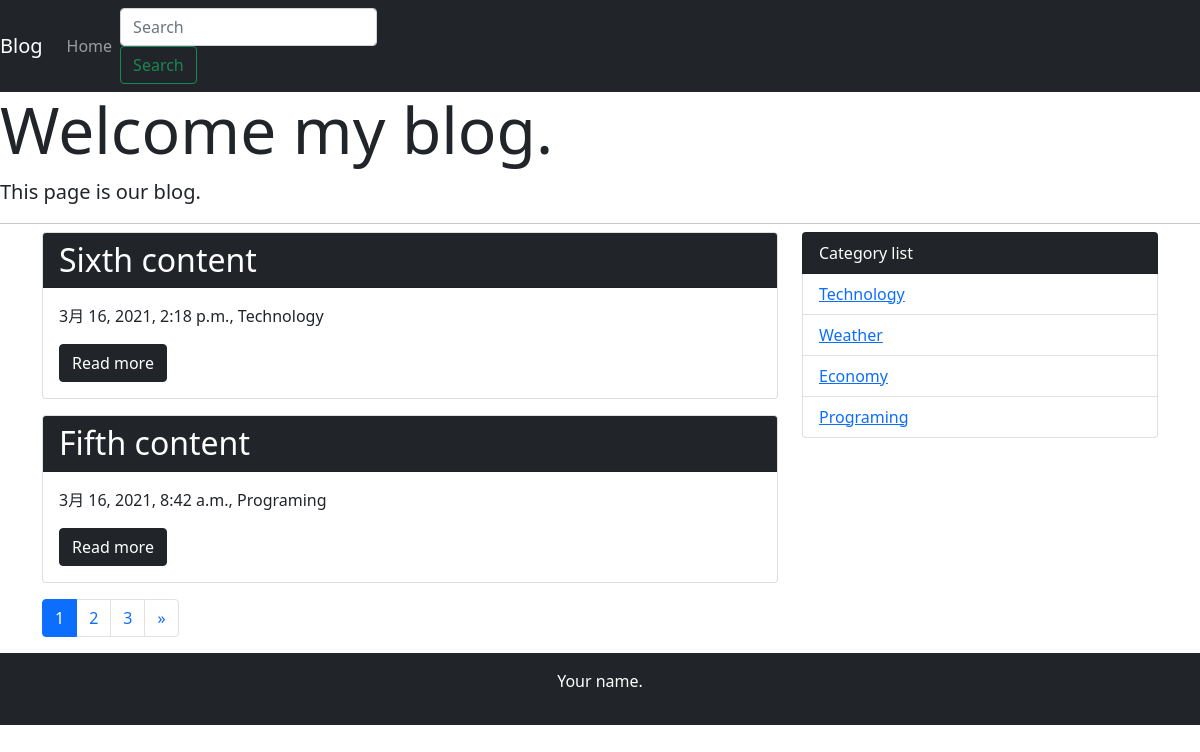
The page / on the database its author committed.
### blog/models.py (models this page shows, shortened)
class Post(models.Model):
    title = models.CharField('title', max_length=255)
    text = models.TextField('content')
    created_at = models.DateTimeField('created_date', default=timezone.now)
    category = models.ForeignKey(Category, verbose_name='category', on_delete=models.PROTECT)

class Category(models.Model):
    name = models.CharField('category_name', max_length=255)
    created_at = models.DateTimeField('created_date', default=timezone.now)
    def __str__(self):
        return self.name

### blog/views.py (the view)
# urls.py: path('', views.IndexView.as_view(), name='index'),
class IndexView(generic.ListView):
    model = Post
    paginate_by = 2
    def get_queryset(self):
        queryset = Post.objects.order_by('-created_at')
        keyword = self.request.GET.get('search-key')
        if keyword:
            queryset = queryset.filter(
                Q(title__icontains=keyword) | Q(text__icontains=keyword)
            )
        return queryset

### blog/context_process.py (called while the page is built)
def common(request):
    context = {
        'category_list': Category.objects.all(),
    }
    return context

### blog/templatetags/mytag.py (called while the page is built)
@register.simple_tag
def url_replace(request, field, value):
    url_dict = request.GET.copy()
    url_dict[field] = value
    return url_dict.urlencode()

### blog/templates/blog/post_list.html
{% extends 'blog/base.html' %}
{% block content %}
{% for post in post_list %}
    <div class="card mb-3">
        <h2 class="card-header bg-dark text-white">{{ post.title }}</h2>
        <div class="card-body">
            <p>{{ post.created_at }}, {{ post.category }}</p>
        <a href="{% url 'blog:detail' post.pk %}" class="btn btn-dark">Read more</a>
        </div>
    </div>
{% endfor %}
{% include 'blog/page.html' %}
{% endblock content %}

### blog/templates/blog/base.html (shortened to what this page needs)
<!doctype html>
<html lang="ja">
  <head>
    <link href="https://cdn.jsdelivr.net/npm/bootstrap@5.0.0-beta2/dist/css/bootstrap.min.css" rel="stylesheet">
  </head>
  <body>
    <nav class="navbar navbar-expand-lg navbar-dark bg-dark">
      <a class="navbar-brand" href="#">Blog</a>
      <div class="collapse navbar-collapse" id="navbarSupportedContent">
        <ul class="navbar-nav mr-auto">
          <li class="nav-item active">
            <a class="nav-link" href="{% url 'blog:index' %}">Home</a>
          </li>
        </ul>
        <form class="form-inline my-2 my-lg-0" method="GET" action="{% url 'blog:index' %}">
          <input class="form-control mr-sm-2" type="text" placeholder="Search" aria-label="Search" name='search-key'>
          <button class="btn btn-outline-success .my-2 my-sm-0" type="submit">Search</button>
        </form>
      </div>
    </nav>
      <div class="jumbotron">
        <h1 class="display-3">Welcome my blog.</h1>
        <p class="lead">This page is our blog.</p>
        <hr class="my-2">
      </div>
      <div class="container">
        <div class="row">
          <div class="col-md-8">
            {% block content %}
            {% endblock content %}
          </div>
          <div class="col-md-4">
            <ul class="list-group">
              <li class="list-group-item bg-dark text-white">Category list</li>
              {% for category in category_list %}
                <li class="list-group-item"><a href="{% url 'blog:category' category.pk %}">{{ category }}</a></li>
              {% endfor %}
            </ul>
          </div>
        </div>
      </div>
      <footer class="bg-dark text-white text-center py-3">
        <p>Your name.</p>
      </footer>
  </body>
</html>

### rows shown on the page
Post: title "Sixth content", created_at "3月 16, 2021, 2:18 p.m.", category "Technology"
Post: title "Fifth content", created_at "3月 16, 2021, 8:42 a.m.", category "Programing"
Category: name "Technology"
Category: name "Weather"
Category: name "Economy"
Category: name "Programing"

### other values the page prints
{{ link_page }} "1"
{{ link_page }} "2" "3"
